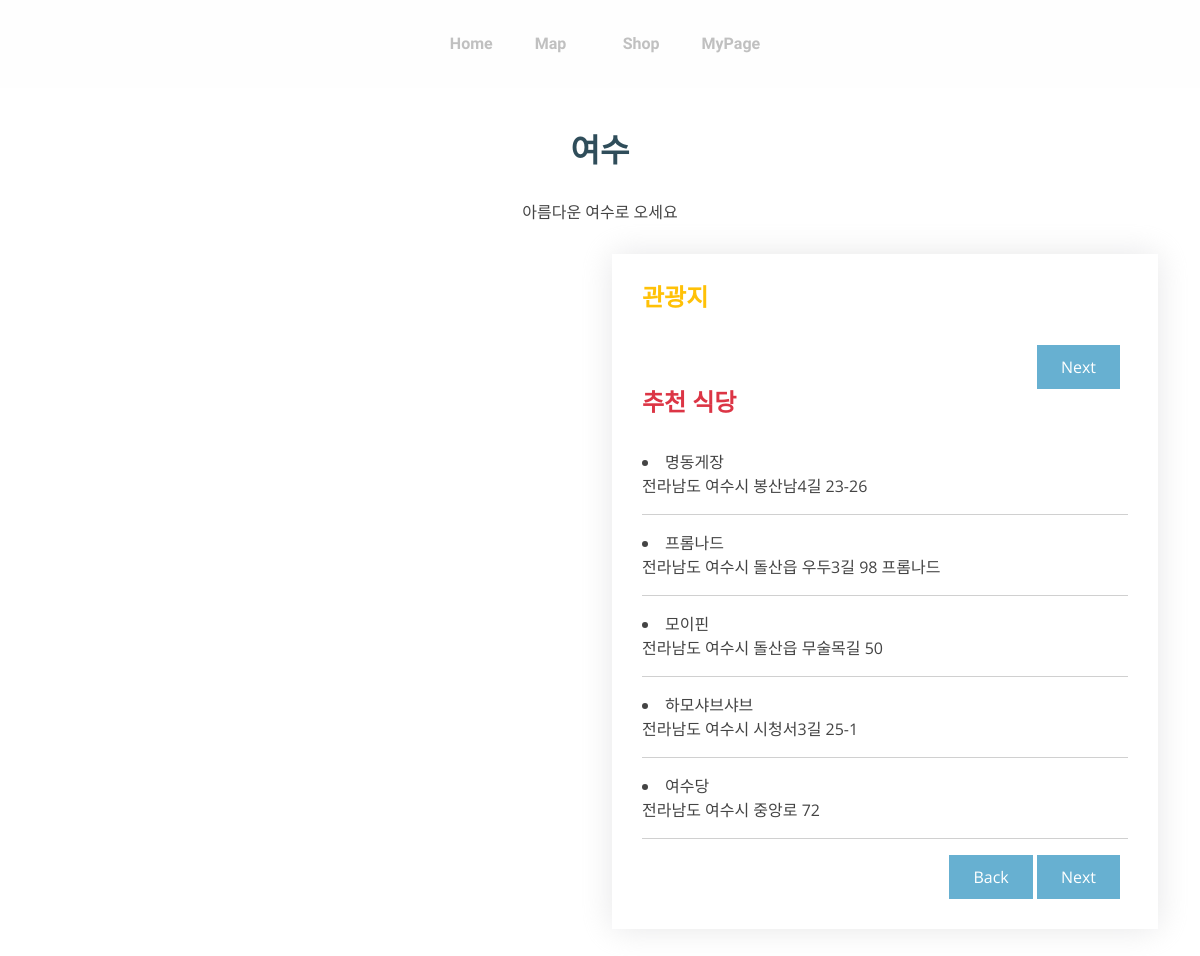
Before: /yeosu/ with the older database file.
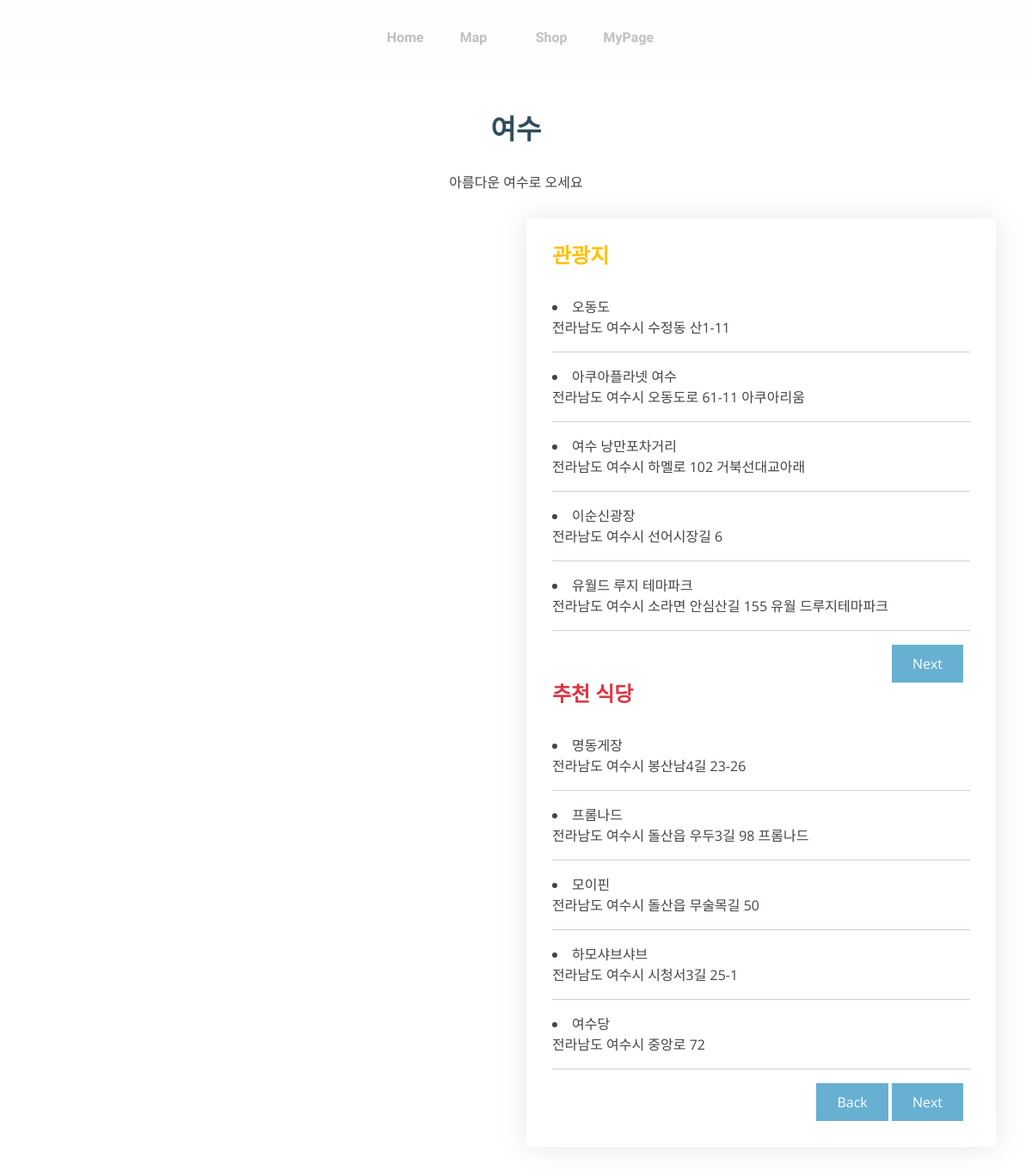
After: the same page with the newer database file.
### myapp/models.py (models this page shows)
class yeosuRestaurant(models.Model): #이름,위치,위도,경도
    name=models.CharField(max_length=15)
    location=models.CharField(max_length=50, default='')
    latitude=models.FloatField(default=0.0)
    longitude=models.FloatField(default=0.0)

class yeosuVisit(models.Model): #이름,위치,위도,경도
    name=models.CharField(max_length=15)
    location=models.CharField(max_length=50, default='')
    latitude=models.FloatField(default=0.0)
    longitude=models.FloatField(default=0.0)

### myapp/views.py (the view)
# urls.py: path('yeosu/', myapp_views.yeosu, name='yeosu'),
def yeosu(request):
    restaurants = yeosuRestaurant.objects.all
    visit = yeosuVisit.objects.all
    return render(request, 'yeosu.html', {'restaurants':restaurants,'visit':visit})

### myapp/templates/yeosu.html (shortened to what this page needs)
{% load static %}
<!DOCTYPE html>
<html lang="en">
<head>
  <link href="{% static '/vendor/aos/aos3.css' %}" rel="stylesheet">
  <link href="{% static '/vendor/bootstrap/css/bootstrap.min3.css' %}" rel="stylesheet">
  <link href="{% static '/vendor/bootstrap-icons/bootstrap-icons3.css' %}" rel="stylesheet">
  <link href="{% static '/vendor/boxicons/css/boxicons.min3.css' %}" rel="stylesheet">
  <link href="{% static '/vendor/glightbox/css/glightbox.min3.css' %}" rel="stylesheet">
  <link href="{% static '/vendor/swiper/swiper-bundle.min3.css' %}" rel="stylesheet">
  <link href="{% static '/css/style3.css'%}" rel="stylesheet">
  <link href="{% static '/css/mapcustom.css'%}" rel="stylesheet">
</head>
<body>
  <header id="header" class="header fixed-top d-flex align-items-center header-transparent">
    <div class="container d-flex align-items-center justify-content-between">
      <nav id="navbar" class="navbar">
        <ul>
          <li><a href="{% url 'home' %}">Home</a></li>
          <li class="dropdown">
            <a href="#"
              ><span>Map</span>
              <i class="bi bi-chevron-down dropdown-indicator"></i
            ></a>
          </li>
          <li><a href="{% url 'product' %}">Shop</a></li>
          <li><a href="{% url 'mypage' %}">MyPage</a></li>
        </ul>
      </nav>
    </div>
  </header>
    <section id="contact" class="contact ">
      <div class="container" data-aos="fade-up">
        <div class="section-title">
          <br/><br/><br/>
          <h2>여수</h2>
          <p>아름다운 여수로 오세요</p>
        </div>
        <div class="row">
          <div class="col-lg-6 ">
    <div id="map" class="mb-4 mb-lg-0" style="width: 650px; height: 600px"></div>
          </div>
          <div class="col-lg-6 ">
            <form action="forms/contact.php" method="post" role="form" class="php-email-form">
              <div class="form-group">
                <h4 class="text-warning"><strong>관광지</strong></h4><br/>
                {% for v in visit %} <li>{{v.name}}</li> {{v.location}}<hr/>  {% endfor %}
                <div class="text-end"><button type="submit" class="me-md-2">Next</button></div>
                <h4 class="text-danger"><strong>추천 식당</strong></h4><br/>
                {% for re in restaurants %} <li>{{re.name}}</li> {{re.location}}<hr/> {% endfor %}
                <div class="text-end">
                  <button type="submit" class="" onclick="location.href='../'">Back</button>
                  <button type="submit" class="me-md-2 text-right">Next</button>
              </div>
            </form>
          </div>
        </div>
      </div>
    </section>
</body>
</html>

Changed rows visible on the page:
added yeosuVisit: name "오동도", location "전라남도 여수시 수정동 산1-11"
added yeosuVisit: name "아쿠아플라넷 여수", location "전라남도 여수시 오동도로 61-11 아쿠아리움"
added yeosuVisit: name "여수 낭만포차거리", location "전라남도 여수시 하멜로 102 거북선대교아래"
added yeosuVisit: name "이순신광장", location "전라남도 여수시 선어시장길 6"
added yeosuVisit: name "유월드 루지 테마파크", location "전라남도 여수시 소라면 안심산길 155 유월 드루지테마파크"
